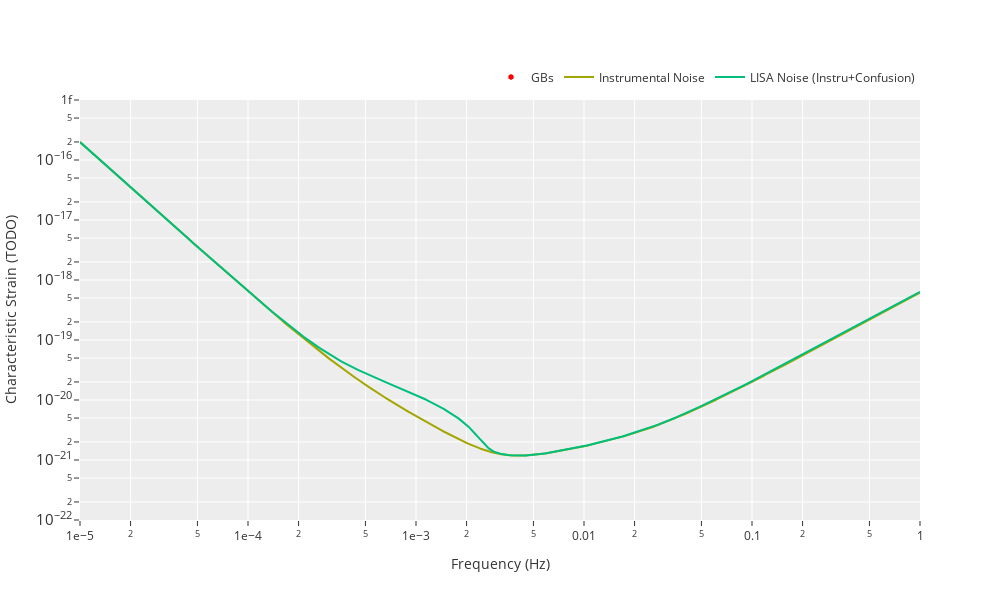

Here is the notebook cell this chart was saved with:
### Markdown cell above
### Display of the curves

### Code cell
####### display the sensitivity curves
vf = []
vy = []

for vgb in GB_out:
    vf.append(float(vgb["freq"]))
    vy.append(float(np.sqrt(vgb["freq"] * vgb["sh"])))

## end of fake data

fig = go.Figure()

tmp = list_of_names.tolist()  # list_of_GB

fig.add_trace(
    go.Scatter(
        x=vf,
        y=vy,
        hovertext=tmp,
        # visible='legendonly',
        mode="markers",
        marker={"color": "red"},
        marker_symbol="hexagon",
        name="GBs",
        hovertemplate="<b>%{hovertext}</b><br>f= %{x:.4f} Hz<br>h=%{y}",
    )
)

fig.add_trace(
    go.Scatter(
        x=freq,
        y=np.sqrt(freq) * np.sqrt(sh(freq)),
        name="Instrumental Noise",
    )
)


fig.add_trace(
    go.Scatter(
        x=freq,
        y=np.sqrt(freq) * np.sqrt(20 / 3) * np.sqrt(sh_wd(freq)),
        name="LISA Noise (Instru+Confusion)",
    )
)


fig.update_xaxes(
    title_text="Frequency (Hz)",
    type="log",
    showgrid=True,
    showexponent="all",
    exponentformat="e",
)
fig.update_yaxes(
    title_text="Characteristic Strain (TODO)",
    type="log",
    showgrid=True,
)
fig.update_layout(xaxis={"range": [-5, 0]})
fig.update_layout(yaxis={"range": [-22, -15]})
fig.update_layout(template="ggplot2")

fig.update_layout(hovermode=display_mode)

fig.update_layout(
    legend={
        "orientation": "h",
        "yanchor": "bottom",
        "y": 1.02,
        "xanchor": "right",
        "x": 1,
    }
)

fig.update_layout(height=600, width=1000)
fig.show()

### Figure 1 — Plotly figure (JSON) as saved in the notebook; plotly's stock layout.template omitted (floating-point values rounded to 4 significant figures; data arrays with more than 128 entries replaced by an {"elided": "..."} marker saying what was removed)
{"data": [{"hovertemplate": "<b>%{hovertext}</b><br>f= %{x:.4f} Hz<br>h=%{y}", "hovertext": ["HMCnc", "ZTFJ1539", "ZTFJ2243", "V407Vul", "ESCet", "SDSSJ0651", "ZTFJ0538", "SDSSJ1351", "AMCVn", "ZTFJ1905", "SDSSJ1908", "HPLib", "SDSSJ0935", "J1239m2041", "CRBoo", "SDSSJ0634", "V803Cen", "4U1820-30", "SDSSJ2322", "PTFJ0533", "ZTFJ2029", "PTF1919", "CX1751", "ZTFJ0722", "KLDra", "PTF0719", "CP Eri", "SMSSJ0338", "J2322p2103", "SDSSJ0106", "SDSSJ1630", "J1526m2711", "J1506m1125", "SDSSJ1235", "SDSSJ0923", "CDm3011223", "SDSSJ1337", "HD265435", "ZTFJ1749", "ZTFJ1946", "ZTFJ0640", "ZTFJ2130", "SDSSJ0822", "ZTFJ1901", "SDSSJ1043", "ZTFJ2320", "WD0957", "J0221p1710", "J2013m1310"], "marker": {"color": "red", "symbol": "hexagon"}, "mode": "markers", "name": "GBs", "type": "scatter", "x": [0, 0, 0, 0, 0, 0, 0, 0, 0, 0, 0, 0, 0, 0, 0, 0, 0, 0, 0, 0, 0, 0, 0, 0, 0, 0, 0, 0, 0, 0, 0, 0, 0, 0, 0, 0, 0, 0, 0, 0, 0, 0, 0, 0, 0, 0, 0, 0, 0], "y": [0, 0, 0, 0, 0, 0, 0, 0, 0, 0, 0, 0, 0, 0, 0, 0, 0, 0, 0, 0, 0, 0, 0, 0, 0, 0, 0, 0, 0, 0, 0, 0, 0, 0, 0, 0, 0, 0, 0, 0, 0, 0, 0, 0, 0, 0, 0, 0, 0]}, {"name": "Instrumental Noise", "type": "scatter", "x": {"elided": "9990 float values"}, "y": {"elided": "9990 float values"}}, {"name": "LISA Noise (Instru+Confusion)", "type": "scatter", "x": {"elided": "9990 float values"}, "y": {"elided": "9990 float values"}}], "layout": {"height": 600, "hovermode": "x unified", "legend": {"orientation": "h", "x": 1, "xanchor": "right", "y": 1.02, "yanchor": "bottom"}, "width": 1000, "xaxis": {"exponentformat": "e", "range": [-5, 0], "showexponent": "all", "showgrid": true, "title": {"text": "Frequency (Hz)"}, "type": "log"}, "yaxis": {"range": [-22, -15], "showgrid": true, "title": {"text": "Characteristic Strain (TODO)"}, "type": "log"}}}
